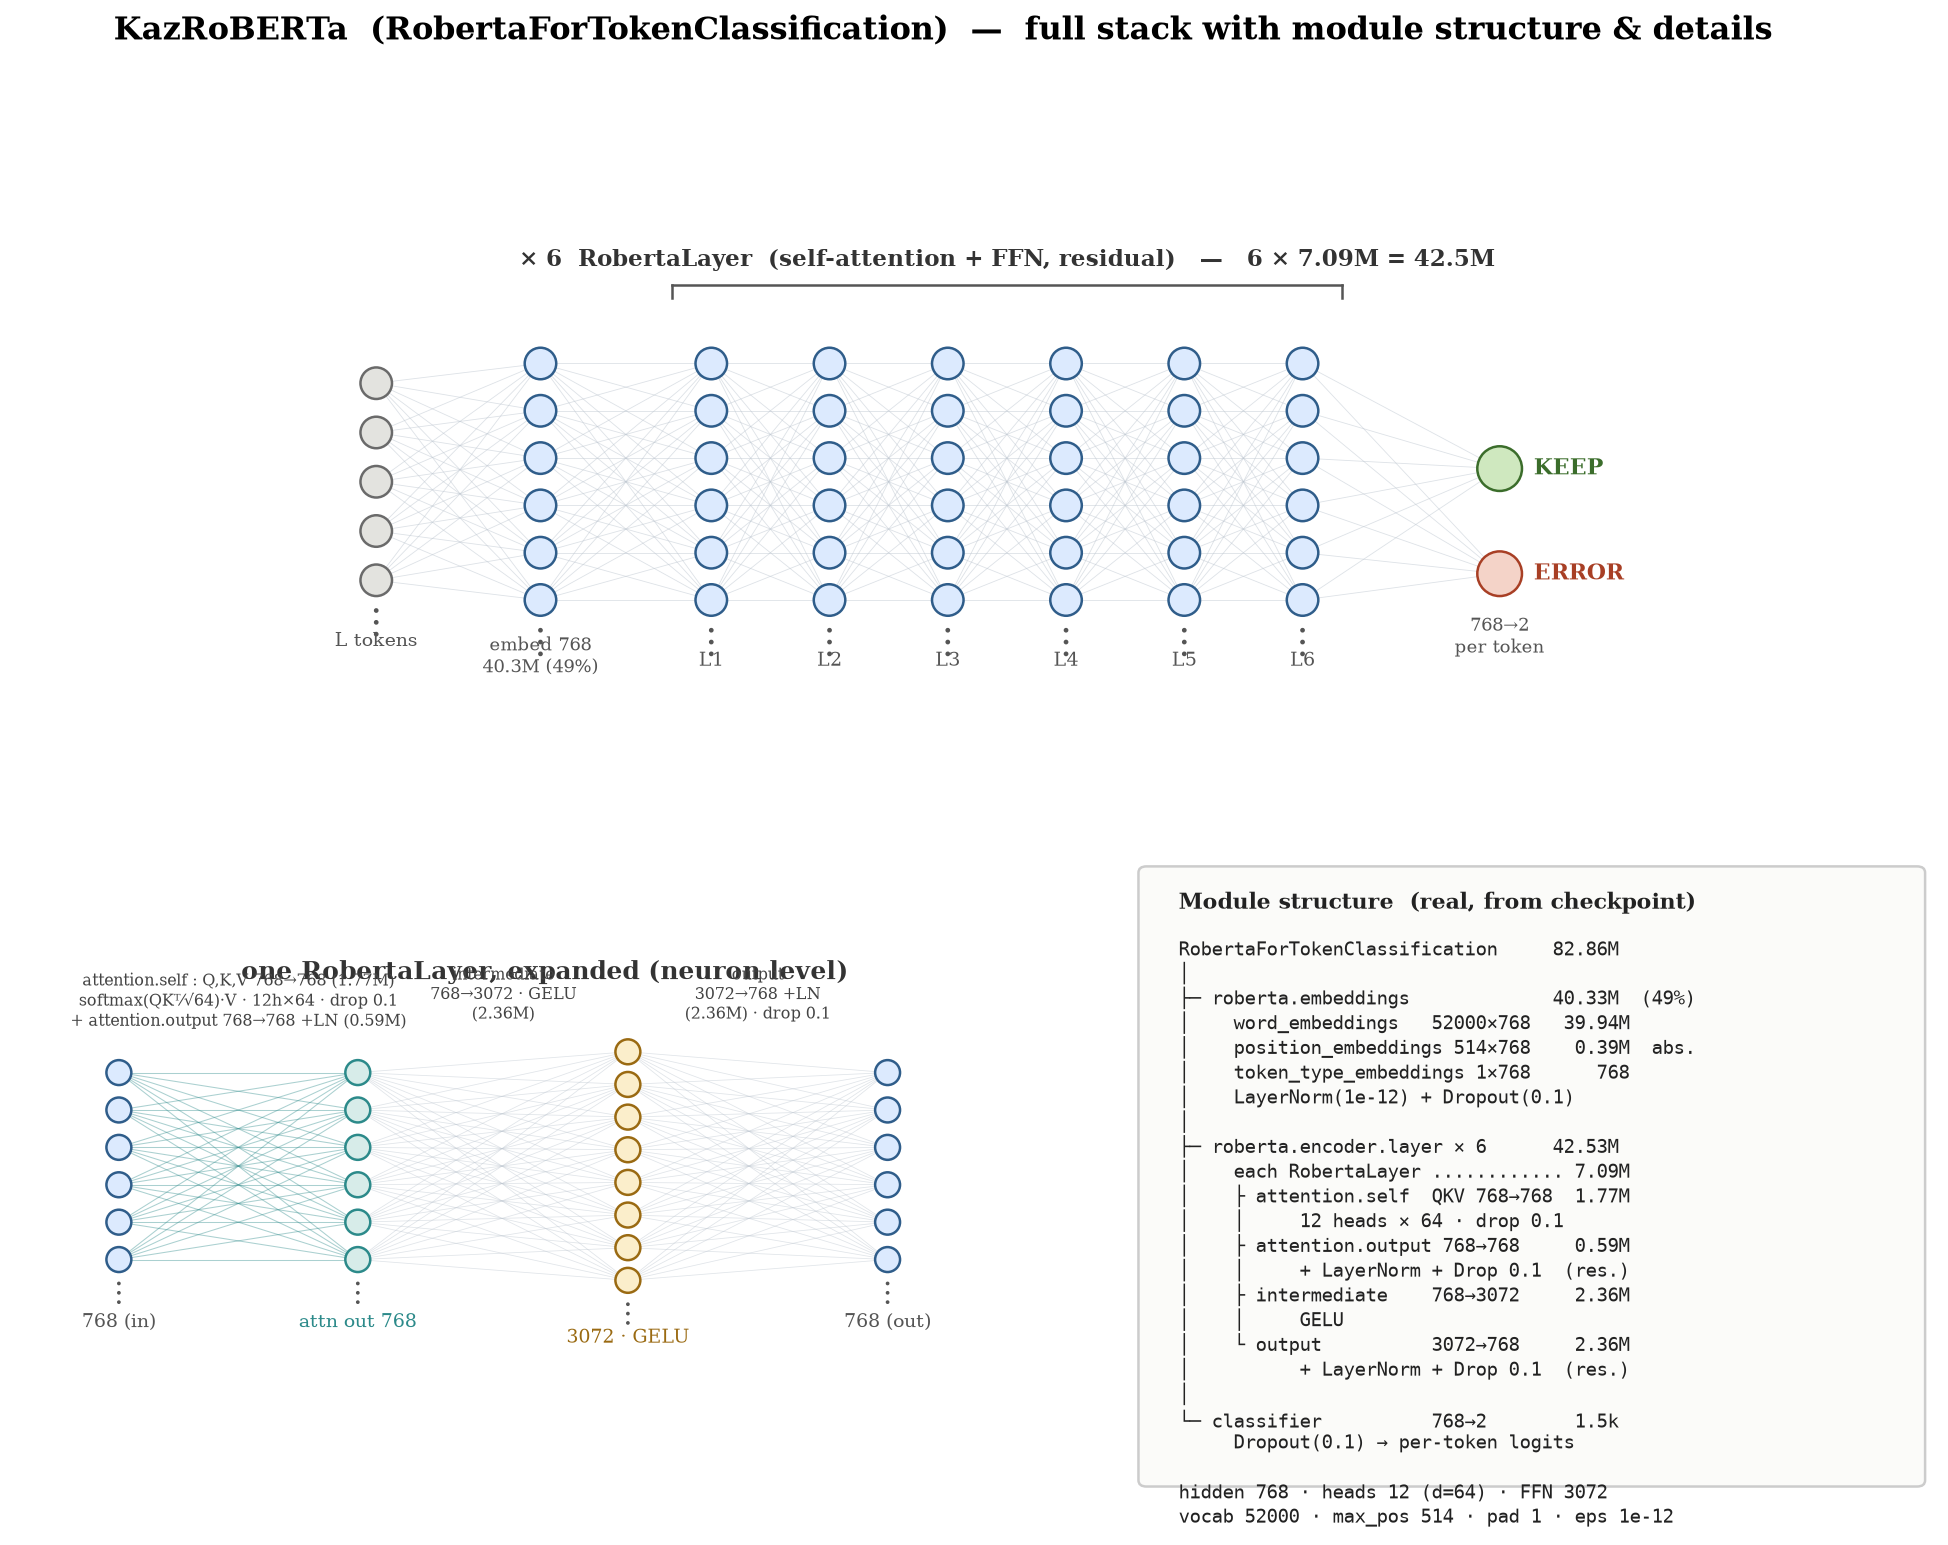

Source code (Python):
import matplotlib
matplotlib.use("Agg")
import matplotlib.pyplot as plt
from matplotlib.patches import Circle, FancyBboxPatch
from matplotlib.gridspec import GridSpec
import numpy as np

BLUE, FILL = "#2f5d8a", "#dceafe"
GREEN, GFILL = "#3b6d2b", "#cfe8bf"
RED, RFILL = "#a83f25", "#f4d3c8"
AMBER, AFILL = "#9a6a12", "#fbeecb"
GREY, GYFILL = "#6a6a6a", "#e3e3df"
EDGE, TEAL = "#bcc5cf", "#2c8a8a"
plt.rcParams.update({"font.family": "serif", "font.size": 11})


def neuron(ax, x, y, r=0.12, fc=FILL, ec=BLUE):
    ax.add_patch(Circle((x, y), r, facecolor=fc, edgecolor=ec, lw=1.2, zorder=4))


def vdots(ax, x, y):
    for dy in (-0.09, 0, 0.09):
        ax.add_patch(Circle((x, y + dy), 0.018, facecolor="#555", edgecolor="none", zorder=4))


def column(ax, x, n, ytop, ybot, fc=FILL, ec=BLUE, dots=True):
    ys = np.linspace(ytop, ybot, n)
    for y in ys:
        neuron(ax, x, y, fc=fc, ec=ec)
    if dots:
        vdots(ax, x, ybot - 0.32)
    return ys


def connect(ax, x1, ys1, x2, ys2, color=EDGE, lw=0.4, alpha=0.5):
    for a in ys1:
        for b in ys2:
            ax.plot([x1, x2], [a, b], color=color, lw=lw, alpha=alpha, zorder=1)


def bracket(ax, x1, x2, y, text):
    ax.plot([x1, x2], [y, y], color="#555", lw=1.2)
    ax.plot([x1, x1], [y, y - 0.1], color="#555", lw=1.2)
    ax.plot([x2, x2], [y, y - 0.1], color="#555", lw=1.2)
    ax.text((x1 + x2) / 2, y + 0.1, text, ha="center", va="bottom", fontsize=11,
            fontweight="bold", color="#333")


fig = plt.figure(figsize=(16.5, 11.2))
fig.suptitle("KazRoBERTa  (RobertaForTokenClassification)  —  full stack with module structure & details",
             fontsize=15.5, fontweight="bold", y=0.99)
gs = GridSpec(2, 2, height_ratios=[1.0, 1.12], width_ratios=[1.32, 1.0],
              hspace=0.16, wspace=0.06)

# ── TOP: full forward stack (full width) ─────────────────────────────────────
ax = fig.add_subplot(gs[0, :]); ax.set_xlim(-0.6, 9.7); ax.set_ylim(0.3, 4.6)
ax.set_aspect("equal"); ax.axis("off")
x_tok, x_emb = 0.0, 1.25
x_layers = [2.55, 3.45, 4.35, 5.25, 6.15, 7.05]
x_out = 8.55
tok = column(ax, x_tok, 5, 3.2, 1.7, fc=GYFILL, ec=GREY)
emb = column(ax, x_emb, 6, 3.35, 1.55)
connect(ax, x_tok, tok, x_emb, emb)
prev, prev_x = emb, x_emb
for xl in x_layers:
    cur = column(ax, xl, 6, 3.35, 1.55)
    connect(ax, prev_x, prev, xl, cur)
    prev, prev_x = cur, xl
connect(ax, x_layers[-1], prev, x_out, [2.55, 1.75])
neuron(ax, x_out, 2.55, r=0.17, fc=GFILL, ec=GREEN)
neuron(ax, x_out, 1.75, r=0.17, fc=RFILL, ec=RED)
ax.text(x_out + 0.26, 2.55, "KEEP", ha="left", va="center", color=GREEN, fontweight="bold", fontsize=10.5)
ax.text(x_out + 0.26, 1.75, "ERROR", ha="left", va="center", color=RED, fontweight="bold", fontsize=10.5)
bracket(ax, x_layers[0] - 0.3, x_layers[-1] + 0.3, 3.95,
        "× 6  RobertaLayer  (self-attention + FFN, residual)   —   6 × 7.09M = 42.5M")
ax.text(x_tok, 1.2, "L tokens", ha="center", fontsize=9, color="#555")
ax.text(x_emb, 1.0, "embed 768\n40.3M (49%)", ha="center", fontsize=8.6, color="#555")
for i, xl in enumerate(x_layers, 1):
    ax.text(xl, 1.05, f"L{i}", ha="center", fontsize=9, color="#555")
ax.text(x_out, 1.15, "768→2\nper token", ha="center", fontsize=8.6, color="#555")

# ── BOTTOM-LEFT: one RobertaLayer expanded (neuron level + module names) ──────
ax2 = fig.add_subplot(gs[1, 0]); ax2.set_xlim(-0.3, 9.9); ax2.set_ylim(0.0, 4.2)
ax2.set_aspect("equal"); ax2.axis("off")
ax2.text(4.8, 4.0, "one RobertaLayer, expanded (neuron level)", ha="center",
         fontsize=12, fontweight="bold", color="#333")
xi, xa, xf, xo = 0.7, 3.0, 5.6, 8.1
ci = column(ax2, xi, 6, 3.1, 1.3)
ca = column(ax2, xa, 6, 3.1, 1.3, fc="#d7ece9", ec=TEAL)
connect(ax2, xi, ci, xa, ca, color=TEAL, lw=0.5, alpha=0.4)
cf = column(ax2, xf, 8, 3.3, 1.1, fc=AFILL, ec=AMBER)
connect(ax2, xa, ca, xf, cf, lw=0.38, alpha=0.45)
co = column(ax2, xo, 6, 3.1, 1.3)
connect(ax2, xf, cf, xo, co, lw=0.38, alpha=0.45)
ax2.text(xi, 0.65, "768 (in)", ha="center", fontsize=9, color="#555")
ax2.text(xa, 0.65, "attn out 768", ha="center", fontsize=9, color=TEAL)
ax2.text(xf, 0.5, "3072 · GELU", ha="center", fontsize=9, color=AMBER)
ax2.text(xo, 0.65, "768 (out)", ha="center", fontsize=9, color="#555")
ax2.text((xi + xa) / 2, 3.55, "attention.self : Q,K,V 768→768 (1.77M)\nsoftmax(QKᵀ⁄√64)·V · 12h×64 · drop 0.1\n+ attention.output 768→768 +LN (0.59M)",
         ha="center", fontsize=7.8, color="#444")
ax2.text((xa + xf) / 2 + 0.1, 3.62, "intermediate\n768→3072 · GELU\n(2.36M)", ha="center", fontsize=7.8, color="#444")
ax2.text((xf + xo) / 2, 3.62, "output\n3072→768 +LN\n(2.36M) · drop 0.1", ha="center", fontsize=7.8, color="#444")

# ── BOTTOM-RIGHT: exact structure tree ───────────────────────────────────────
ax3 = fig.add_subplot(gs[1, 1]); ax3.axis("off"); ax3.set_xlim(0, 1); ax3.set_ylim(0, 1)
ax3.add_patch(FancyBboxPatch((0.02, 0.02), 0.96, 0.96, boxstyle="round,pad=0.01",
                             transform=ax3.transAxes, fc="#fbfbf9", ec="#cccccc", lw=1.2))
spec = (
"RobertaForTokenClassification     82.86M\n"
"│\n"
"├─ roberta.embeddings             40.33M  (49%)\n"
"│    word_embeddings   52000×768   39.94M\n"
"│    position_embeddings 514×768    0.39M  abs.\n"
"│    token_type_embeddings 1×768      768\n"
"│    LayerNorm(1e-12) + Dropout(0.1)\n"
"│\n"
"├─ roberta.encoder.layer × 6      42.53M\n"
"│    each RobertaLayer ............ 7.09M\n"
"│    ├ attention.self  QKV 768→768  1.77M\n"
"│    │     12 heads × 64 · drop 0.1\n"
"│    ├ attention.output 768→768     0.59M\n"
"│    │     + LayerNorm + Drop 0.1  (res.)\n"
"│    ├ intermediate    768→3072     2.36M\n"
"│    │     GELU\n"
"│    └ output          3072→768     2.36M\n"
"│          + LayerNorm + Drop 0.1  (res.)\n"
"│\n"
"└─ classifier          768→2        1.5k\n"
"     Dropout(0.1) → per-token logits\n"
"\n"
"hidden 768 · heads 12 (d=64) · FFN 3072\n"
"vocab 52000 · max_pos 514 · pad 1 · eps 1e-12"
)
ax3.text(0.06, 0.95, "Module structure  (real, from checkpoint)", fontsize=10.5,
         fontweight="bold", va="top", family="serif", color="#222")
ax3.text(0.06, 0.88, spec, fontsize=9.0, va="top", family="monospace", color="#222",
         linespacing=1.32)

fig.savefig("/tmp/nn_kazroberta.png", dpi=150, facecolor="white", bbox_inches="tight")
print("saved")
